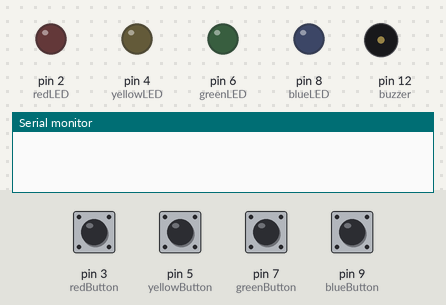
The sketch below on a simulated Arduino Uno, built with avr-gcc and run on an emulated ATmega328P. On the bench: output pins drawn as LEDs (lit = HIGH), buzzer (waves = sounding), the last lines printed to the serial monitor. Inputs (shaded band) come from the test bench; at power-on: pin 3 (redButton), pin 5 (yellowButton), pin 7 (greenButton), pin 9 (blueButton) HIGH. Random numbers use the default seed unless the sketch sets one.

Above: at 2.2 s.
2.3 s: pin 3 (redButton) pulled LOW for 0.15 s
At 3.46 s:
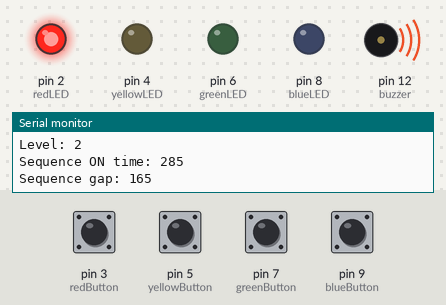
5.4 s: pin 5 (yellowButton) pulled LOW for 0.15 s
At 8.76 s:
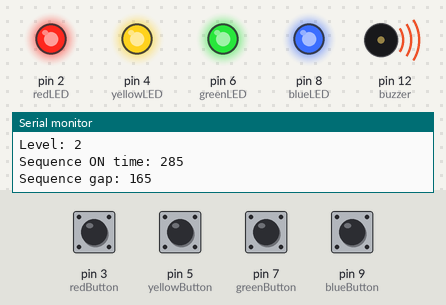
11.5 s: pin 9 (blueButton) pulled LOW for 1 s
At 11.59 s:
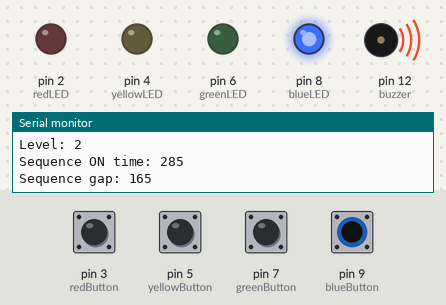
Timing chart, 0 to 18.6 s (numbered marks = the images above; inputs shaded):
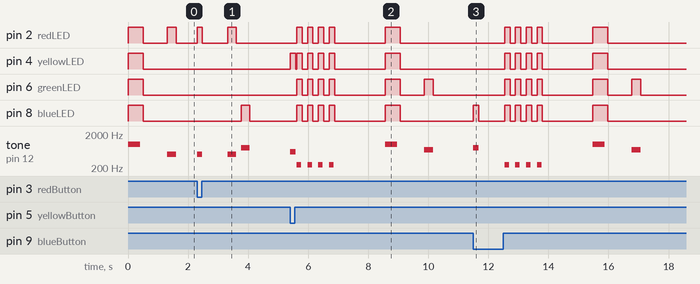

Measured:
- after the input at 2.3 s, pin 2 (redLED): LOW → HIGH at once, → LOW 0.18 s later, → HIGH 0.84 s later, → LOW 0.29 s later; pin 8 (blueLED): LOW → HIGH after 1.5 s, → LOW 0.29 s later; tone on pin 12 (buzzer): plays 500 Hz for 0.18 s, 500 Hz for 0.29 s, 800 Hz for 0.29 s, starting at once
- after the input at 5.4 s, pin 2 (redLED): goes 3 × (HIGH 0.18 s, LOW 0.18 s), HIGH 0.18 s, LOW 1.7 s, HIGH 0.50 s, then LOW, starting after 0.22 s; pin 4 (yellowLED): goes HIGH 0.18 s, LOW 0.04 s, 3 × (HIGH 0.18 s, LOW 0.18 s), HIGH 0.18 s, LOW 1.7 s, HIGH 0.50 s, then LOW, starting at once
- after the input at 11.5 s, pin 2 (redLED), pin 4 (yellowLED): goes 3 × (HIGH 0.18 s, LOW 0.18 s), HIGH 0.18 s, LOW 1.7 s, HIGH 0.50 s, then LOW, starting after 1.0 s

The sketch:

MemoryGame.ino
```cpp
// LED and button pin definitions
const int redLED = 2;
const int yellowLED = 4;
const int greenLED = 6;
const int blueLED = 8;

const int redButton = 3;
const int yellowButton = 5;
const int greenButton = 7;
const int blueButton = 9;

const int buzzer = 12;

// Maximum sequence length
const int MAX_LEVEL = 100;

int sequence[MAX_LEVEL];
int playerInput[MAX_LEVEL];

int level = 0;
bool gameOver = false;

// ===============================
// SPEED SETTINGS
// ===============================

// Starting LED ON time
int sequenceOnTime = 300;

// Starting gap between LEDs
int sequenceGap = 180;

// Amount sequence speeds up every round
const int SPEED_INCREASE = 15;

// Minimum speed limits
const int MIN_ON_TIME = 100;
const int MIN_GAP = 50;

// Player button feedback duration
const int playerLEDTime = 180;


void setup() {

  pinMode(redLED, OUTPUT);
  pinMode(yellowLED, OUTPUT);
  pinMode(greenLED, OUTPUT);
  pinMode(blueLED, OUTPUT);

  pinMode(redButton, INPUT_PULLUP);
  pinMode(yellowButton, INPUT_PULLUP);
  pinMode(greenButton, INPUT_PULLUP);
  pinMode(blueButton, INPUT_PULLUP);

  pinMode(buzzer, OUTPUT);

  Serial.begin(9600);

  randomSeed(analogRead(A0));

  startGame();
}


void loop() {

  if (!gameOver) {

    // Show sequence
    playSequence();

    // Get player response
    if (!getPlayerInput()) {
      endGame();
    }
    else {

      // Make sequence faster after every successful round
      sequenceOnTime -= SPEED_INCREASE;
      sequenceGap -= SPEED_INCREASE;

      // Prevent it from becoming too fast
      if (sequenceOnTime < MIN_ON_TIME) {
        sequenceOnTime = MIN_ON_TIME;
      }

      if (sequenceGap < MIN_GAP) {
        sequenceGap = MIN_GAP;
      }

      Serial.print("Level: ");
      Serial.println(level);

      Serial.print("Sequence ON time: ");
      Serial.println(sequenceOnTime);

      Serial.print("Sequence gap: ");
      Serial.println(sequenceGap);

      delay(400);
    }
  }

  else {

    delay(1500);

    startGame();
  }
}


// ==================================
// START / RESET GAME
// ==================================

void startGame() {

  level = 1;
  gameOver = false;

  // Reset speed
  sequenceOnTime = 300;
  sequenceGap = 180;

  // Startup animation
  digitalWrite(redLED, HIGH);
  digitalWrite(yellowLED, HIGH);
  digitalWrite(greenLED, HIGH);
  digitalWrite(blueLED, HIGH);

  tone(buzzer, 1000, 400);

  delay(500);

  digitalWrite(redLED, LOW);
  digitalWrite(yellowLED, LOW);
  digitalWrite(greenLED, LOW);
  digitalWrite(blueLED, LOW);

  delay(500);
}


// ==================================
// PLAY MEMORY SEQUENCE
// ==================================

void playSequence() {

  // Add ONE new random color
  sequence[level - 1] = random(1, 5);

  delay(300);

  for (int i = 0; i < level; i++) {

    playSequenceLED(sequence[i]);

    delay(sequenceGap);
  }
}


// ==================================
// PLAYER INPUT
// ==================================

bool getPlayerInput() {

  for (int i = 0; i < level; i++) {

    bool inputReceived = false;

    while (!inputReceived) {

      if (digitalRead(redButton) == LOW) {

        playerInput[i] = 1;
        playPlayerLED(1);

        inputReceived = true;

        waitForButtonRelease(redButton);
      }

      else if (digitalRead(yellowButton) == LOW) {

        playerInput[i] = 2;
        playPlayerLED(2);

        inputReceived = true;

        waitForButtonRelease(yellowButton);
      }

      else if (digitalRead(greenButton) == LOW) {

        playerInput[i] = 3;
        playPlayerLED(3);

        inputReceived = true;

        waitForButtonRelease(greenButton);
      }

      else if (digitalRead(blueButton) == LOW) {

        playerInput[i] = 4;
        playPlayerLED(4);

        inputReceived = true;

        waitForButtonRelease(blueButton);
      }
    }

    // Wrong button
    if (playerInput[i] != sequence[i]) {
      return false;
    }

    delay(100);
  }

  // Next level
  level++;

  // Prevent array overflow
  if (level >= MAX_LEVEL) {
    level = MAX_LEVEL - 1;
  }

  return true;
}


// ==================================
// WAIT UNTIL BUTTON IS RELEASED
// ==================================

void waitForButtonRelease(int buttonPin) {

  while (digitalRead(buttonPin) == LOW) {
    delay(10);
  }

  // Small debounce delay
  delay(40);
}


// ==================================
// GAME OVER
// ==================================

void endGame() {

  gameOver = true;

  noTone(buzzer);

  for (int i = 0; i < 4; i++) {

    digitalWrite(redLED, HIGH);
    digitalWrite(yellowLED, HIGH);
    digitalWrite(greenLED, HIGH);
    digitalWrite(blueLED, HIGH);

    tone(buzzer, 250, 150);

    delay(180);

    digitalWrite(redLED, LOW);
    digitalWrite(yellowLED, LOW);
    digitalWrite(greenLED, LOW);
    digitalWrite(blueLED, LOW);

    delay(180);
  }

  noTone(buzzer);
}


// ==================================
// PLAY LED DURING MEMORY SEQUENCE
// ==================================

void playSequenceLED(int color) {

  turnOnColor(color);

  delay(sequenceOnTime);

  turnOffAllLEDs();

  noTone(buzzer);
}


// ==================================
// PLAY LED WHEN PLAYER PRESSES BUTTON
// ==================================

void playPlayerLED(int color) {

  turnOnColor(color);

  delay(playerLEDTime);

  turnOffAllLEDs();

  noTone(buzzer);
}


// ==================================
// TURN ON COLOR + SOUND
// ==================================

void turnOnColor(int color) {

  switch (color) {

    case 1:
      digitalWrite(redLED, HIGH);
      tone(buzzer, 500);
      break;

    case 2:
      digitalWrite(yellowLED, HIGH);
      tone(buzzer, 600);
      break;

    case 3:
      digitalWrite(greenLED, HIGH);
      tone(buzzer, 700);
      break;

    case 4:
      digitalWrite(blueLED, HIGH);
      tone(buzzer, 800);
      break;
  }
}


// ==================================
// TURN OFF ALL LEDs
// ==================================

void turnOffAllLEDs() {

  digitalWrite(redLED, LOW);
  digitalWrite(yellowLED, LOW);
  digitalWrite(greenLED, LOW);
  digitalWrite(blueLED, LOW);
}
```
